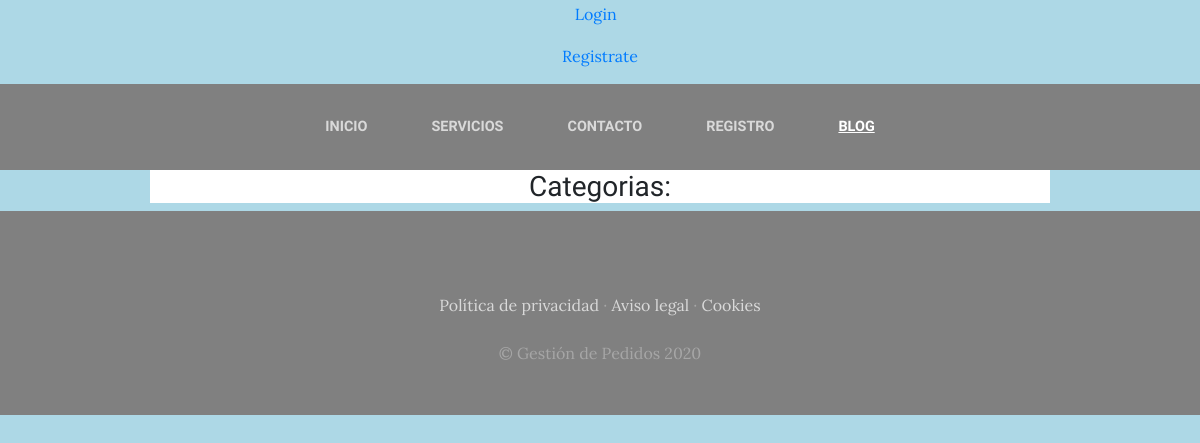
The app's page /blog/categoria/3, older data.
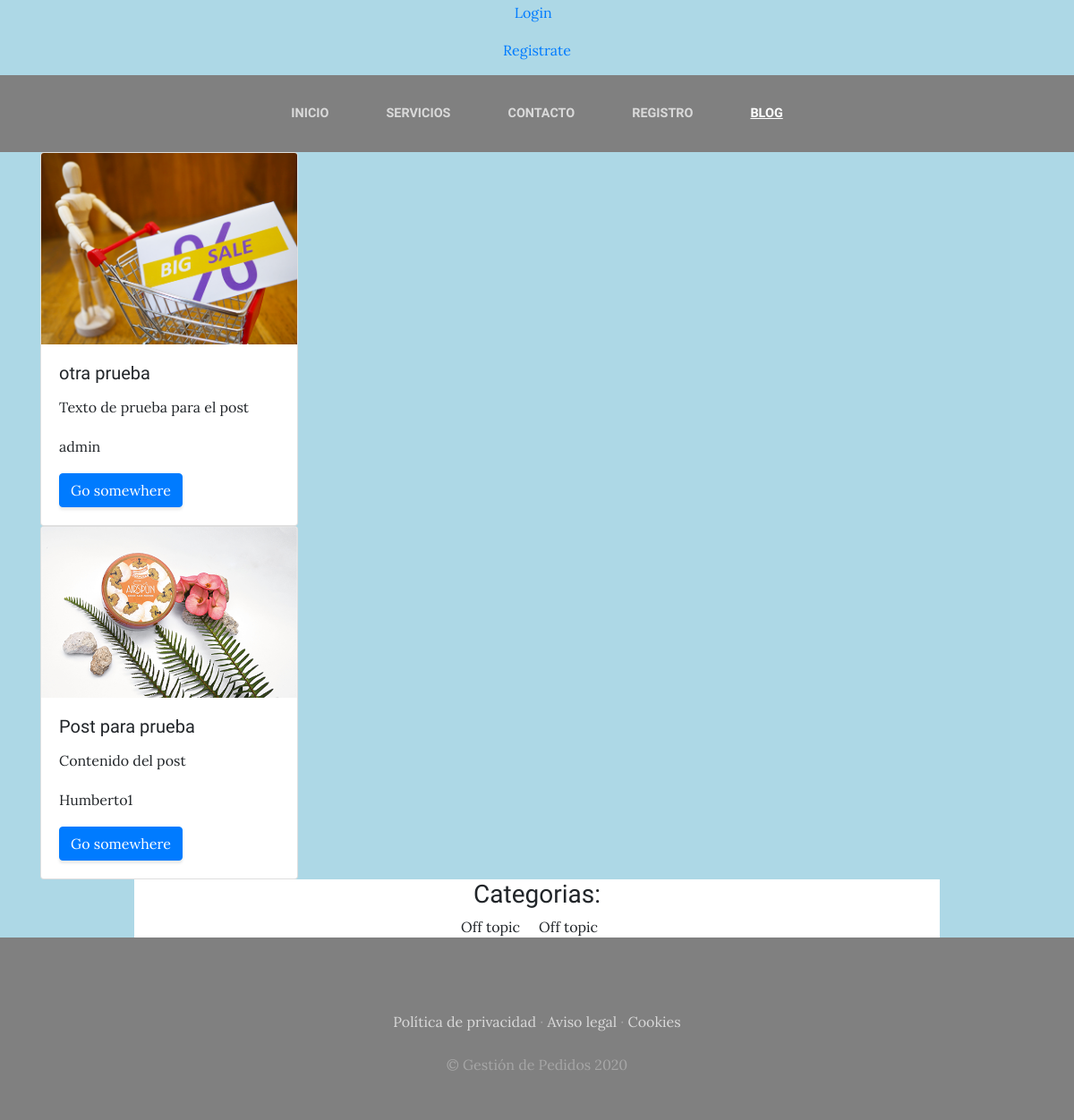
The same page, newer data.
### BlogApp/models.py (models this page shows, shortened)
class Post(models.Model):
    titulo = models.CharField(max_length=50)
    contenido = models.TextField(max_length=1000)
    imagen = models.ImageField(upload_to='blog', null=True, blank=True)
    autor = models.ForeignKey(User, on_delete=models.CASCADE)
    categorias=models.ManyToManyField(Categoria)
    created = models.DateTimeField(auto_now_add=True)
    updated = models.DateTimeField(auto_now_add=True)
    class Meta:
        verbose_name = ('Post')
        verbose_name_plural = ('Posts')

class Categoria(models.Model):
    nombre = models.CharField(max_length=50)
    created = models.DateTimeField(auto_now_add=True)
    updated = models.DateTimeField(auto_now_add=True)
    class Meta:
        verbose_name = ('Categoria')
        verbose_name_plural = ('Categorias')

### BlogApp/views.py (the view)
# urls.py: path('categoria/<int:categoria_id>', views.categoria, name="categoria"),
def categoria(request, categoria_id):
    categoria=Categoria.objects.get(id=categoria_id)
    posts=Post.objects.filter(categorias=categoria)
    return render(request, 'blog/categoria.html', {"categoria": categoria, "posts": posts})

### BlogApp/templates/blog/categoria.html (shortened to what this page needs)
{% extends 'WebApp/base.html' %}
{%load static %}
{%block content%}
{%for post in posts%}
<div class="container">
    <div class="card" style="width: 18rem;">
        <img src="{{post.imagen.url}}" class="card-img-top" alt="...">
        <div class="card-body">
        <h5 class="card-title">{{post.titulo}}</h5>
        <p class="card-text">{{post.contenido}}</p>
        <p class="card-text">{{post.autor}}</p>
        <a href="#" class="btn btn-primary">Go somewhere</a>
        </div>
    </div>
    </div>
{% endfor %}
    <div style="width:75%; margin:auto; background-color:white; text-align:center;  ">
        <h3>Categorias:</h3>
        {%for post in posts%}
            {%for categoria in post.categorias.all%}
                {{categoria.nombre}} &nbsp;&nbsp;&nbsp;
            {% endfor %}
        {% endfor %}
    </div>
{%endblock%}

Row changes from the older to the newer data that the page shows:
added Post: imagen (picture), titulo "otra prueba", contenido "Texto de prueba para el post", autor "admin"
added Post: imagen (picture), titulo "Post para prueba", contenido "Contenido del post", autor "Humberto1"
now on this page (row unchanged): Categoria: nombre "Off topic"
